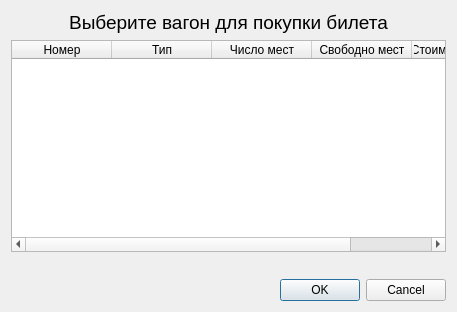
<?xml version="1.0" encoding="UTF-8"?>
<ui version="4.0">
 <class>Dialog_BuyTicket</class> 
 <widget class="QDialog" name="Dialog_BuyTicket">
  <property name="geometry">
   <rect>
    <x>0</x>
    <y>0</y>
    <width>457</width>
    <height>312</height>
   </rect>
  </property>
  <property name="windowTitle">
   <string>Dialog</string>
  </property>
  <layout class="QVBoxLayout" name="verticalLayout">
   <item>
    <widget class="QLabel" name="mainLabel">
     <property name="font">
      <font>
       <pointsize>14</pointsize>
      </font>
     </property>
     <property name="text">
      <string>Выберите вагон для покупки билета</string>
     </property>
     <property name="alignment">
      <set>Qt::AlignCenter</set>
     </property>
    </widget>
   </item>
   <item>
    <widget class="QTableWidget" name="tableWagons">
     <property name="editTriggers">
      <set>QAbstractItemView::NoEditTriggers</set>
     </property>
     <property name="selectionMode">
      <enum>QAbstractItemView::SingleSelection</enum>
     </property>
     <property name="selectionBehavior">
      <enum>QAbstractItemView::SelectRows</enum>
     </property>
     <attribute name="horizontalHeaderDefaultSectionSize">
      <number>100</number>
     </attribute>
     <attribute name="horizontalHeaderShowSortIndicator" stdset="0">
      <bool>false</bool>
     </attribute>
     <attribute name="horizontalHeaderStretchLastSection">
      <bool>true</bool>
     </attribute>
     <column>
      <property name="text">
       <string>Номер</string>
      </property>
     </column>
     <column>
      <property name="text">
       <string>Тип</string>
      </property>
     </column>
     <column>
      <property name="text">
       <string>Число мест</string>
      </property>
     </column>
     <column>
      <property name="text">
       <string>Свободно мест</string>
      </property>
     </column>
     <column>
      <property name="text">
       <string>Стоимость билета</string>
      </property>
     </column>
    </widget>
   </item>
   <item>
    <widget class="QLabel" name="labelError">
     <property name="font">
      <font>
       <pointsize>10</pointsize>
      </font>
     </property>
     <property name="styleSheet">
      <string notr="true">QLabel { color: rgb(240, 0, 0); }</string>
     </property>
     <property name="text">
      <string/>
     </property>
    </widget>
   </item>
   <item>
    <widget class="QDialogButtonBox" name="buttonBox">
     <property name="standardButtons">
      <set>QDialogButtonBox::Cancel|QDialogButtonBox::Ok</set>
     </property>
    </widget>
   </item>
  </layout>
 </widget>
 <resources/>
 <connections>
  <connection>
   <sender>buttonBox</sender>
   <signal>accepted()</signal>
   <receiver>Dialog_BuyTicket</receiver>
   <slot>accept()</slot>
   <hints>
    <hint type="sourcelabel">
     <x>228</x>
     <y>292</y>
    </hint>
    <hint type="destinationlabel">
     <x>228</x>
     <y>155</y>
    </hint>
   </hints>
  </connection>
  <connection>
   <sender>buttonBox</sender>
   <signal>rejected()</signal>
   <receiver>Dialog_BuyTicket</receiver>
   <slot>reject()</slot>
   <hints>
    <hint type="sourcelabel">
     <x>228</x>
     <y>292</y>
    </hint>
    <hint type="destinationlabel">
     <x>228</x>
     <y>155</y>
    </hint>
   </hints>
  </connection>
 </connections>
</ui>
